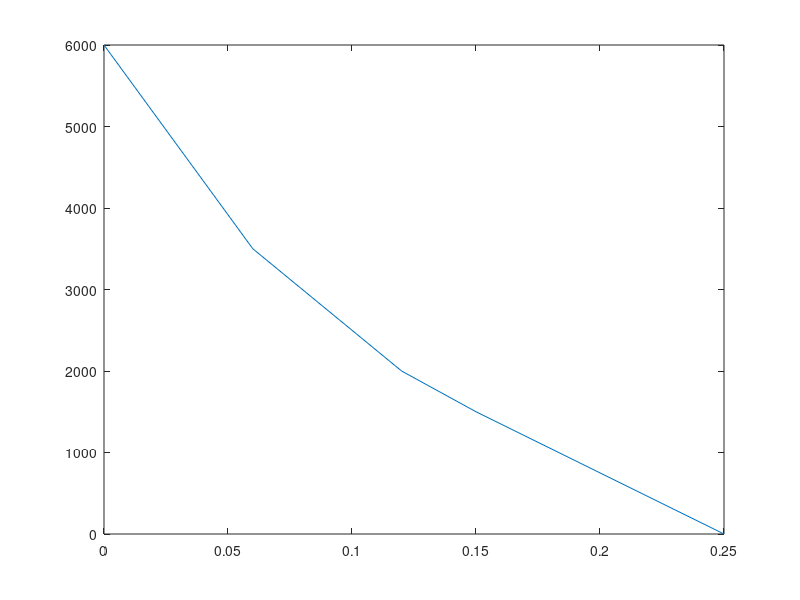

Write MATLAB code to recreate this figure. (Note: this script raises an error after producing the figure.)
clc                 %Command Line Clear
clear               %Clear the workspace of stored variables
close all           %Close all open figures

% x = [0, 0.1, 0.17, 0.25]';
% y = [630, 300, 150, 0]';
% 
% figure
% plot(x, y)
% 
% 
% tenFit = fit(x, y, 'exp2');
% 
% xFit = linspace(0, 0.25);
% yFit = tenFit(xFit);
% 
% figure
% hold on
% plot(xc, yc, '.')
% plot(x, y, 'r.')
% plot(xFit, yFit)
% hold off

% x = [0, 0.07, 0.11, 0.15, 0.25]';
% y = [1400, 800, 600, 400, 0]';
% 
% figure
% plot(x, y)
% 
% 
% twentyFit = fit(x, y, 'poly2');
% 
% xFit = linspace(0, 0.25);
% yFit = twentyFit(xFit);
% 
% figure
% hold on
% plot(x, y, 'r.')
% plot(xFit, yFit)
% hold off

x = [0, 0.06, 0.12, 0.15, 0.25]';
y = [6000, 3500, 2000, 1500, 0]';

figure
plot(x, y)


twentyFit = fit(x, y, 'poly2');

xFit = linspace(0, 0.25);
yFit = twentyFit(xFit);

figure
hold on
plot(x, y, 'r.')
plot(xFit, yFit)
hold off
